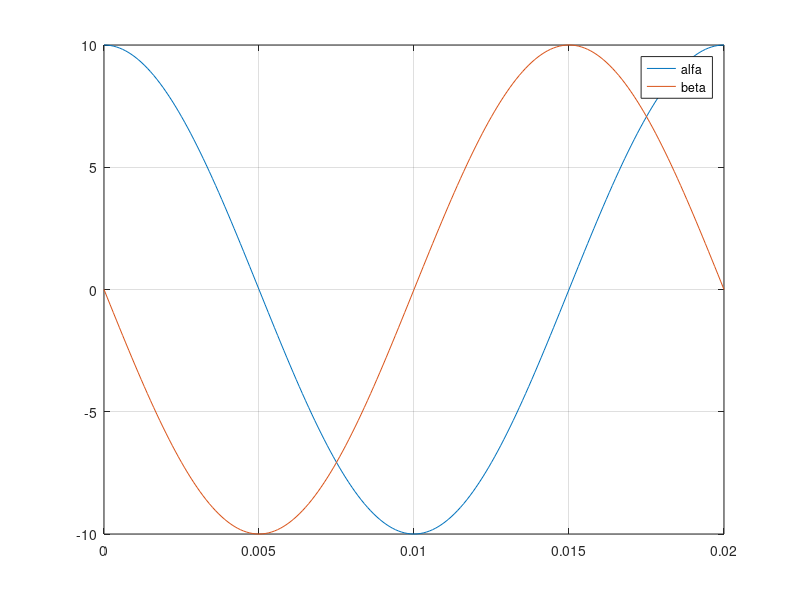
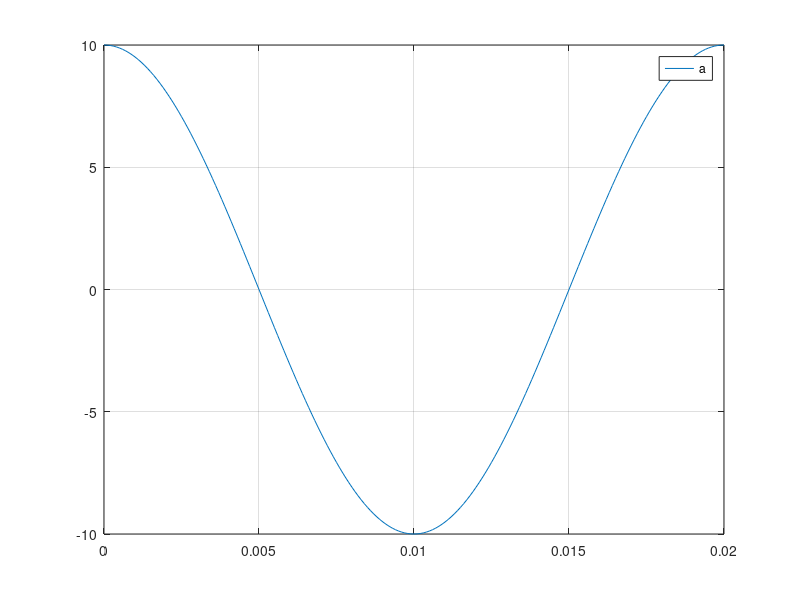
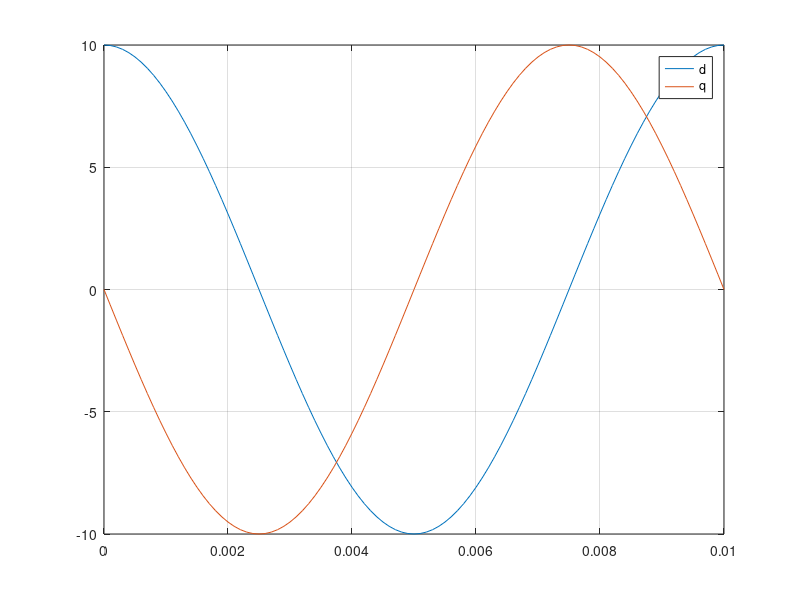

Source code (MATLAB) for these figures, in order:
%Dynamics exam 2014 JUNE
clc
clear all
close all
%PARAMETERS:
f=50;% ojo igual cambia!!
Im1=10;
desfase_del_alfa=0
desfase_del_beta=0
t=[0:0.0001:0.02];
we=-2*pi*f;
alfa=Im1*cos(we.*t+desfase_del_alfa);
beta=Im1*sin(we.*t+desfase_del_beta);
figure(1)
plot(t,alfa,t,beta)
legend('alfa','beta')
grid on
%%
%1.b)
%PARAMETERS:
clear all
close all
f=50;% ojo igual cambia!!
Im1=10
desfase_del_a=0
%desfase_del_b=5*pi/6
%desfase_del_c=-pi/2
t=[0:0.0001:0.02];
we=2*pi*f;

a=Im1*cos(we.*t+desfase_del_a);%OJOO el 2-we
%b=Im1*cos(we.*t+desfase_del_b);
%c=Im1*cos(we.*t+desfase_del_c);
figure(2)
plot(t,a)
legend('a','b','c')
grid on

%%
%1.c)
%PARAMETERS:
clear all
f=50;% ojo igual cambia!!
Im1=10
desfase_del_a=0
desfase_del_b=-pi/2

t=[0:0.0001:0.01];
we=-2*pi*f;

d=Im1*cos(2*we.*t+desfase_del_a);%OJO el 2*we!
q=Im1*cos(2*we.*t+desfase_del_b);
figure(3)
plot(t,d,t,q)
legend('d','q')
grid on